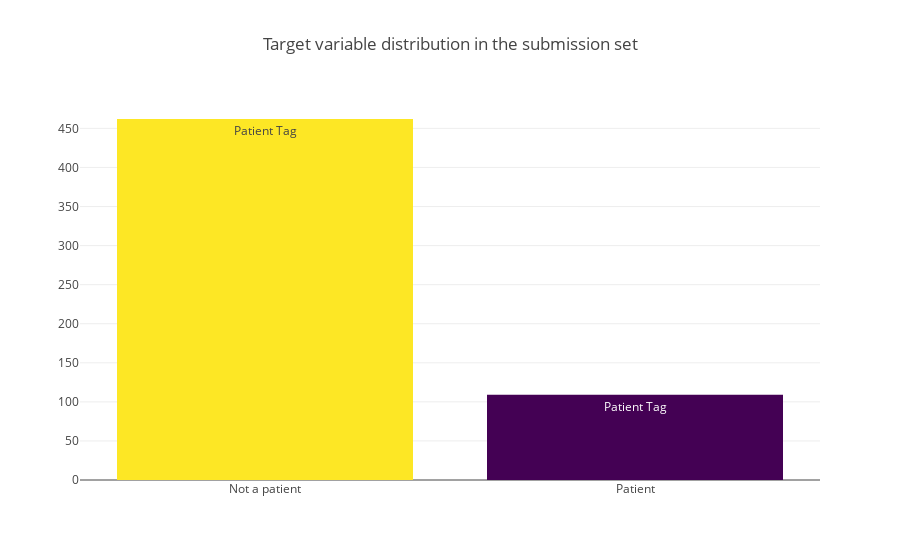

The code cell stored with this chart in its notebook:
### Code cell
##Viewing the number of patients and Non-patients in the submission set.

z1 = {0: 'Not a patient', 1: 'Patient'}

data = [go.Bar(
            x = submission.Patient_Tag.map(z1).unique(),
            y = submission.Patient_Tag.value_counts().values,
            marker= dict(colorscale='Viridis',
                         color = submission.Patient_Tag.value_counts().values
                        ),
            text='Patient Tag'
    )]

layout = go.Layout(
    title='Target variable distribution in the submission set'
)

fig = go.Figure(data=data, layout=layout)

py.iplot(fig, filename='basic-bar')

### Figure 1 — Plotly figure (JSON) as saved in the notebook; plotly's stock layout.template omitted (floating-point values rounded to 4 significant figures)
{"data": [{"marker": {"color": [462, 109], "colorscale": "Viridis"}, "text": "Patient Tag", "type": "bar", "uid": "129568ba-1dae-11e9-a7fc-bc855633ffd2", "x": ["Not a patient", "Patient"], "y": [462, 109]}], "layout": {"title": "Target variable distribution in the submission set"}}
